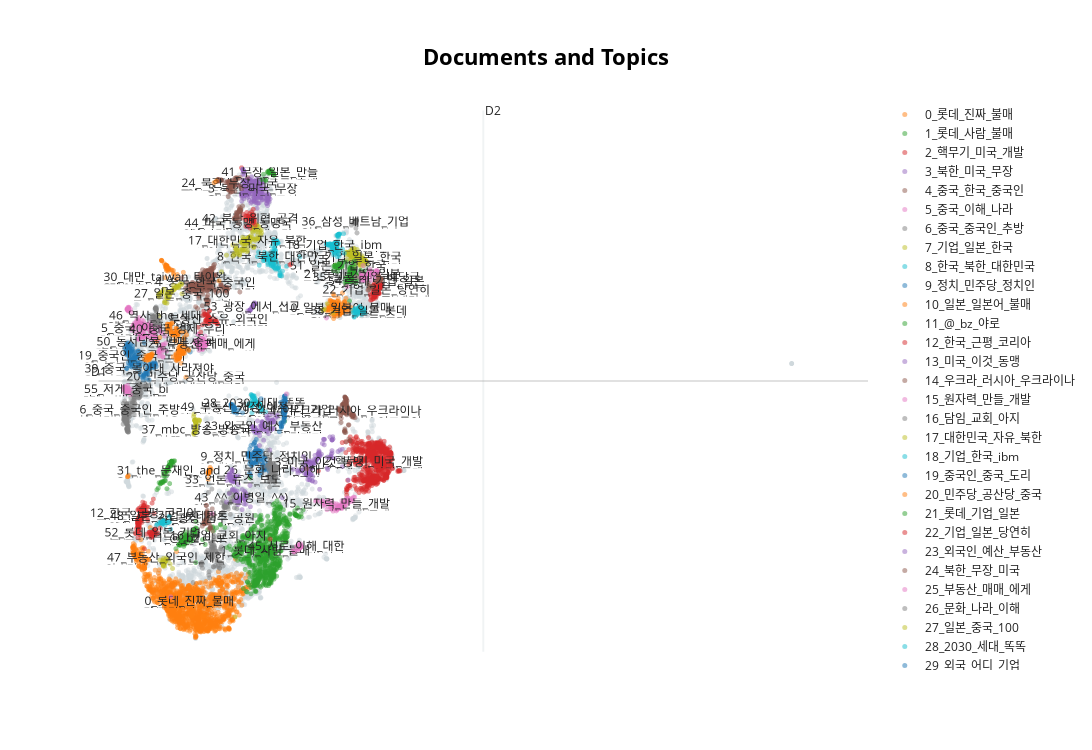

Notebook source saved alongside this figure:
### Code cell
topic_model.visualize_documents(sample, embeddings=sample_embeddings)
